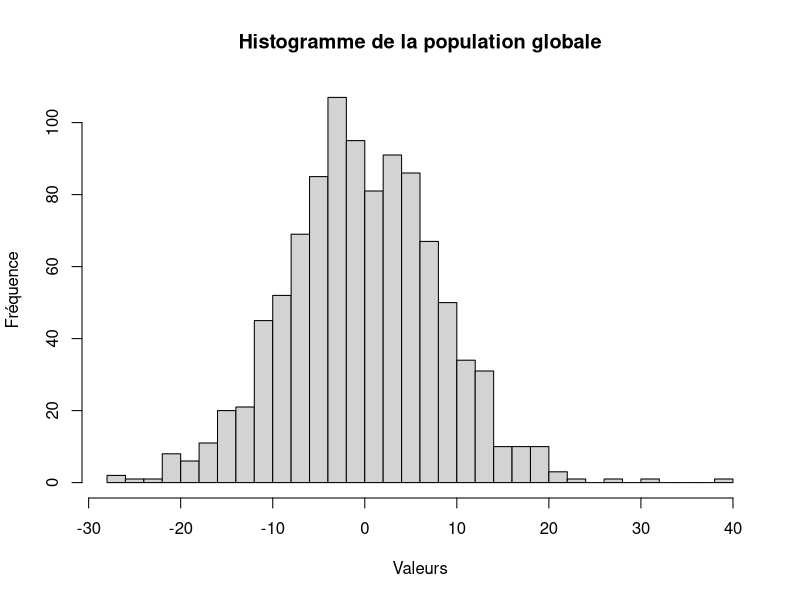
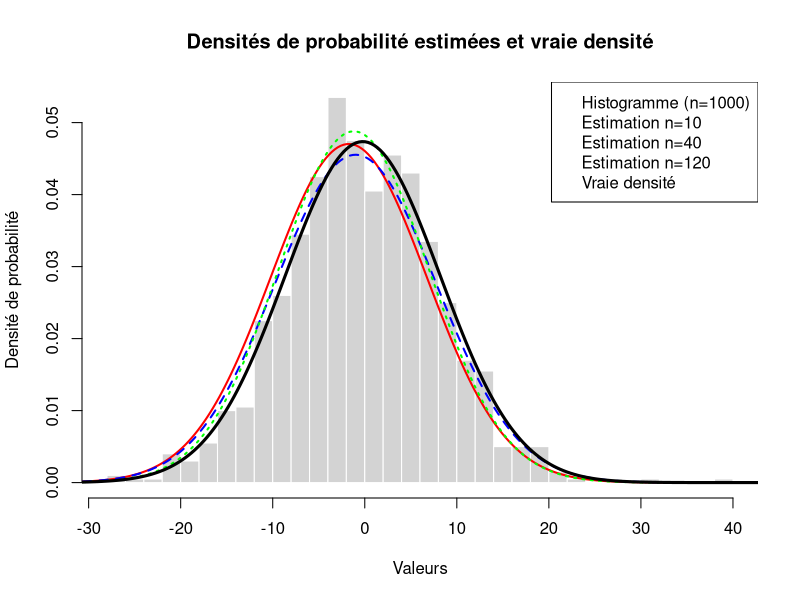
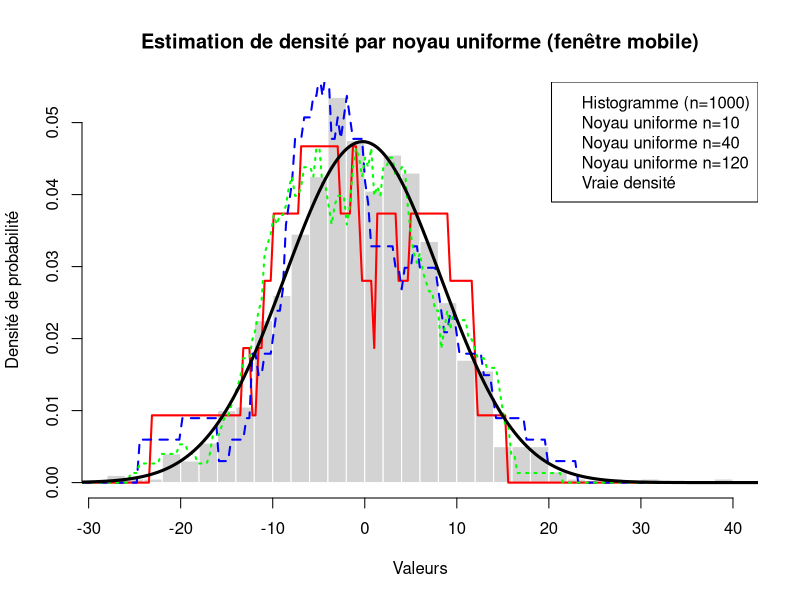
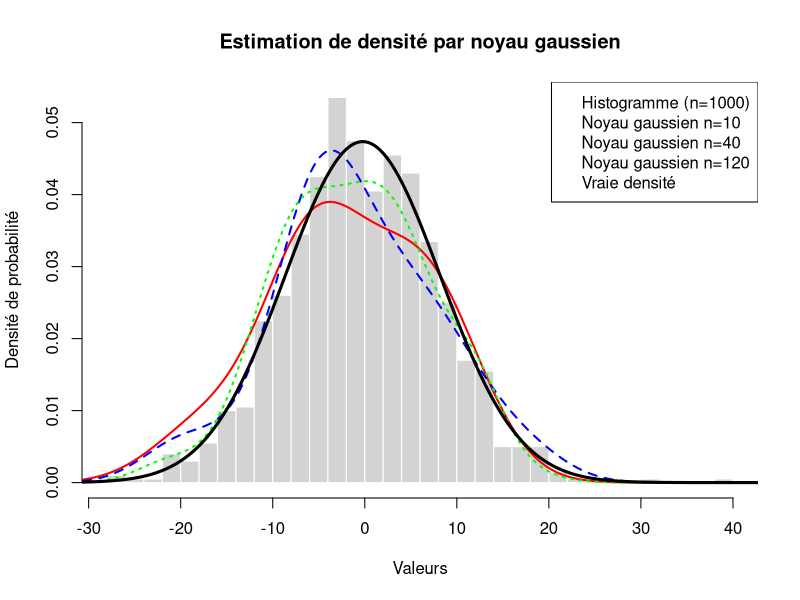

Write R code to recreate these figures, in order.
## ---- chunk 1
m_true <- rnorm(1, mean = 0, sd = 1)

v_true <- runif(1, min = 10, max = 100)

cat("Espérance vraie (m_true):", m_true, "\n")
cat("Variance vraie (v_true):", v_true, "\n")
## ---- chunk 2
population <- rnorm(n = 1000, mean = m_true, sd = sqrt(v_true))
## ---- chunk 3
hist(
  population,
  breaks = 30,
  main = "Histogramme de la population globale",
  xlab = "Valeurs", ylab = "Fréquence"
)
## ---- chunk 4
echantillon_10 <- sample(population, size = 10, replace = TRUE)
echantillon_40 <- sample(population, size = 40, replace = TRUE)
echantillon_120 <- sample(population, size = 120, replace = TRUE)
## ---- chunk 5
# Estimateurs choisis :
# - Espérance : moyenne empirique
# - Variance : variance empirique corrigée (division par n-1)

# Estimations pour l'échantillon de taille 10
m_hat_10 <- mean(echantillon_10)
v_hat_10 <- var(echantillon_10)

# Estimations pour l'échantillon de taille 40
m_hat_40 <- mean(echantillon_40)
v_hat_40 <- var(echantillon_40)

# Estimations pour l'échantillon de taille 120
m_hat_120 <- mean(echantillon_120)
v_hat_120 <- var(echantillon_120)

# Affichage des résultats
cat("Données initiales\n")
cat("Espérance vraie (m_true):", m_true, "\n")
cat("Variance vraie (v_true):", v_true, "\n\n")

cat("Estimations\n")
cat("n=10 :\n")
cat("Espérance estimée:", m_hat_10, "\n")
cat("Variance estimée:", v_hat_10, "\n\n")

cat("n=40 :\n")
cat("Espérance estimée:", m_hat_40, "\n")
cat("Variance estimée:", v_hat_40, "\n\n")

cat("n=120 :\n")
cat("Espérance estimée:", m_hat_120, "\n")
cat("Variance estimée:", v_hat_120, "\n\n")
## ---- chunk 6
# Définition de la plage de valeurs pour tracer les densités
x_min <- min(population) - 2 * sqrt(v_true)
x_max <- max(population) + 2 * sqrt(v_true)
x_seq <- seq(x_min, x_max, length.out = 300)

# Création de l'histogramme avec proportions empiriques
hist(population, breaks = 30, freq = FALSE,
     main = "Densités de probabilité estimées et vraie densité",
     xlab = "Valeurs", ylab = "Densité de probabilité",
     col = "lightgray", border = "white")

# Ajout des densités estimées à partir des 3 échantillons
# Échantillon n=10 (rouge)
density_10 <- dnorm(x_seq, mean = m_hat_10, sd = sqrt(v_hat_10))
lines(x_seq, density_10, col = "red", lwd = 2, lty = 1)

# Échantillon n=40 (bleu)
density_40 <- dnorm(x_seq, mean = m_hat_40, sd = sqrt(v_hat_40))
lines(x_seq, density_40, col = "blue", lwd = 2, lty = 2)

# Échantillon n=120 (vert)
density_120 <- dnorm(x_seq, mean = m_hat_120, sd = sqrt(v_hat_120))
lines(x_seq, density_120, col = "green", lwd = 2, lty = 3)

# Ajout de la vraie densité de probabilité (noir)
true_density <- dnorm(x_seq, mean = m_true, sd = sqrt(v_true))
lines(x_seq, true_density, col = "black", lwd = 3, lty = 1)

# Ajout de la légende
legend("topright",
  legend = c(
    "Histogramme (n=1000)",
    "Estimation n=10",
    "Estimation n=40",
    "Estimation n=120",
    "Vraie densité"
  ),
  col = c("lightgray", "red", "blue", "green", "black")
)
## ---- chunk 7
estimation_densite_noyau <- function(x_eval, echantillon, noyau) {
  n <- length(echantillon)

  S2_n <- var(echantillon)  # Variance empirique de l'échantillon
  h <- sqrt(S2_n) * n^(-1 / 5)

  densites_estimees <- numeric(length(x_eval))
  for (i in seq_along(x_eval)) {
    x <- x_eval[i]

    somme_noyaux <- 0
    for (j in 1:n) {
      argument_noyau <- (x - echantillon[j]) / h
      somme_noyaux <- somme_noyaux + noyau(argument_noyau)
    }

    densites_estimees[i] <- (1 / (n * h)) * somme_noyaux
  }

  densites_estimees
}

noyau_uniforme <- function(u) {
  ifelse(abs(u) <= 1, 0.5, 0)
}

noyau_gaussien <- function(u) {
  (1 / sqrt(2 * pi)) * exp(-u^2 / 2)
}
## ---- chunk 8
x_min <- min(population) - 2 * sqrt(v_true)
x_max <- max(population) + 2 * sqrt(v_true)
x_seq <- seq(x_min, x_max, length.out = 300)

hist(
  population,
  breaks = 30,
  freq = FALSE,
  main = "Estimation de densité par noyau uniforme (fenêtre mobile)",
  xlab = "Valeurs",
  ylab = "Densité de probabilité",
  col = "lightgray",
  border = "white"
)

density_uniforme_10 <- estimation_densite_noyau(x_seq, echantillon_10, noyau_uniforme)
lines(x_seq, density_uniforme_10, col = "red", lwd = 2, lty = 1)

# Échantillon n=40 (bleu)
density_uniforme_40 <- estimation_densite_noyau(x_seq, echantillon_40, noyau_uniforme)
lines(x_seq, density_uniforme_40, col = "blue", lwd = 2, lty = 2)

# Échantillon n=120 (vert)
density_uniforme_120 <- estimation_densite_noyau(x_seq, echantillon_120, noyau_uniforme)
lines(x_seq, density_uniforme_120, col = "green", lwd = 2, lty = 3)

# Ajout de la vraie densité de probabilité (noir)
true_density <- dnorm(x_seq, mean = m_true, sd = sqrt(v_true))
lines(x_seq, true_density, col = "black", lwd = 3, lty = 1)

# Ajout de la légende
legend("topright",
  legend = c(
    "Histogramme (n=1000)",
    "Noyau uniforme n=10",
    "Noyau uniforme n=40",
    "Noyau uniforme n=120",
    "Vraie densité"
  ),
  col = c("lightgray", "red", "blue", "green", "black")
)
## ---- chunk 9
x_min <- min(population) - 2 * sqrt(v_true)
x_max <- max(population) + 2 * sqrt(v_true)
x_seq <- seq(x_min, x_max, length.out = 300)

hist(
  population,
  breaks = 30,
  freq = FALSE,
  main = "Estimation de densité par noyau gaussien",
  xlab = "Valeurs",
  ylab = "Densité de probabilité",
  col = "lightgray",
  border = "white"
)

# Estimation de densité avec noyau gaussien pour les 3 échantillons
# Échantillon n=10 (rouge)
density_gaussien_10 <- estimation_densite_noyau(x_seq, echantillon_10, noyau_gaussien)
lines(x_seq, density_gaussien_10, col = "red", lwd = 2, lty = 1)

# Échantillon n=40 (bleu)
density_gaussien_40 <- estimation_densite_noyau(x_seq, echantillon_40, noyau_gaussien)
lines(x_seq, density_gaussien_40, col = "blue", lwd = 2, lty = 2)

# Échantillon n=120 (vert)
density_gaussien_120 <- estimation_densite_noyau(x_seq, echantillon_120, noyau_gaussien)
lines(x_seq, density_gaussien_120, col = "green", lwd = 2, lty = 3)

# Ajout de la vraie densité de probabilité (noir)
true_density <- dnorm(x_seq, mean = m_true, sd = sqrt(v_true))
lines(x_seq, true_density, col = "black", lwd = 3, lty = 1)

# Ajout de la légende
legend("topright",
  legend = c(
    "Histogramme (n=1000)",
    "Noyau gaussien n=10",
    "Noyau gaussien n=40",
    "Noyau gaussien n=120",
    "Vraie densité"
  ),
  col = c("lightgray", "red", "blue", "green", "black")
)
## ---- chunk 10
# Test de Student pour l'échantillon de taille 10
test_10 <- t.test(echantillon_10, mu = 0)
cat("Échantillon n=10 :\n")
cat("p-valeur:", test_10$p.value, "\n\n")

# Test de Student pour l'échantillon de taille 40
test_40 <- t.test(echantillon_40, mu = 0)
cat("Échantillon n=40 :\n")
cat("p-valeur:", test_40$p.value, "\n\n")

# Test de Student pour l'échantillon de taille 120
test_120 <- t.test(echantillon_120, mu = 0)
cat("Échantillon n=120 :\n")
cat("p-valeur:", test_120$p.value, "\n\n")
## ---- chunk 11
calcul_pvaleur_student <- function(echantillon) {
  n <- length(echantillon)
  moyenne <- mean(echantillon)
  variance <- var(echantillon)

  t_stat <- (moyenne - 0) / sqrt(variance / n)

  p_value <- 2 * pt(-abs(t_stat), n - 1)

  p_value
}
## ---- chunk 12
# Calcul des p-valeurs avec notre fonction
cat("Résultats avec notre fonction :\n")
cat("Échantillon n=10, p-valeur:", calcul_pvaleur_student(echantillon_10), "\n")
cat("Échantillon n=40, p-valeur:", calcul_pvaleur_student(echantillon_40), "\n")
cat("Échantillon n=120, p-valeur:", calcul_pvaleur_student(echantillon_120), "\n\n")

# Comparaison avec les résultats de t.test
cat("Résultats avec t.test :\n")
cat("Échantillon n=10, p-valeur:", t.test(echantillon_10, mu = 0)$p.value, "\n")
cat("Échantillon n=40, p-valeur:", t.test(echantillon_40, mu = 0)$p.value, "\n")
cat("Échantillon n=120, p-valeur:", t.test(echantillon_120, mu = 0)$p.value, "\n")
